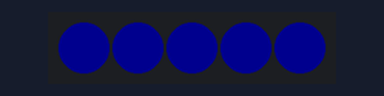
Recording of a program running on a simulated Raspberry Pi Pico running CircuitPython. On the bench: 5 RGB LEDs in strip order, left to right. Dim RGB values are drawn brighter than linear.

Above: at 0.45 s.
At 39.87 s:
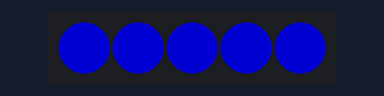
Timing chart, 0 to 40.0 s (numbered marks = the images above):
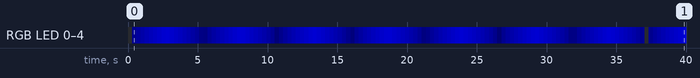

The program:

fadeeffect.py
```python
import board # board module lets us use the hardware
import neopixel # add the neopixel module
from time import sleep # add the sleep module

# Update this to match the number of NeoPixel LEDs connected to your board.
num_pixels = 5

# Set up neopixel module with an object called 'pixels'
pixels = neopixel.NeoPixel(board.GP22, num_pixels)

# Set brightness between 0. and 1.
pixels.brightness = 0.5

while True:
    # a for command will tell the program to repeat something a set number of times
    for fade in range(0,255):
        pixels.fill((0, 0, fade))
        sleep(0.01)

    for fade in range(0,255):
        pixels.fill((0, 0, 255-fade))
        sleep(0.01)
```

Measured:
- by itself, RGB LED 0–4: off → RGB(0, 0, 14) at 0.30 s, → RGB(0, 0, 29) 0.30 s later, → RGB(0, 0, 43) 0.30 s later, → RGB(0, 0, 58) 0.30 s later, … (132 changes in this stretch)
